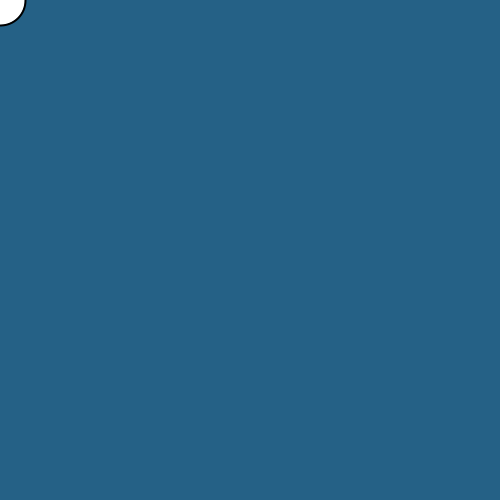
Frame 1 (no input)
Frame 60 (the mouse pressed at the canvas centre just before this capture): identical to frame 1, image omitted
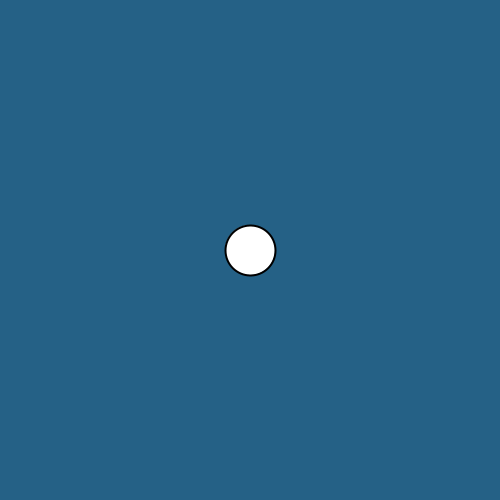
Frame 120 (the mouse held since frame 60 and released just before this capture)

The Processing sketch that drew these frames (run headless with seeded random() and noise(); from frame 60 on, the mouse is pressed at the canvas centre):

// Processing sketch: manuelas08e00
// ── manuelas08e00.pde
int[] numeros = new int [4]; //crea un espacio en la memoria
int eleccionNumeros;
color[] colores = new color [4];

void setup() {
  size(500, 500);
  noFill();
  numeros[0] = 50;
  numeros[1] = 120;
  numeros[2] = 200;
  numeros[3] = 300;
  noCursor();
  colores[0] = #FFFFFF;
  colores[1] = #000000;
  colores[2] = #A3BD31;
  colores[3] = #DEDC1C;
}

void draw() {
  background(#256186); 
  stroke(colores[1]);
  strokeWeight(2);
  fill(colores[eleccionNumeros]);
  ellipse(mouseX, mouseY, numeros[eleccionNumeros], numeros[eleccionNumeros]);
}

void keyPressed() {
  eleccionNumeros= (int)random(numeros.length);
  eleccionNumeros= (int)random(colores.length);
}
